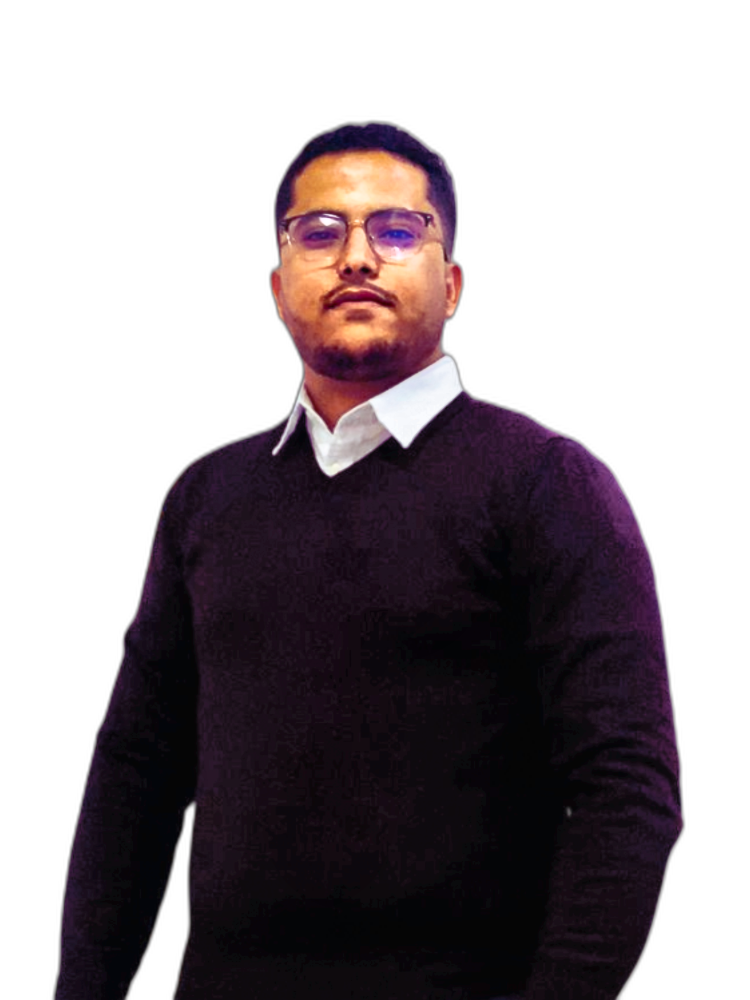
#> input picture assets/photo-ready.png, 3750 x 5000 px (shown at 1/5 size)
$ python render_portrait.py
#> lines starting #> are read from the running program, lines starting #| are printed output that depends on the picture
"""Render assets/photo-ready.png as a self-drawing monochrome ASCII portrait.

Each output row is wrapped in its own clip-path rect whose width animates
from 0 to full via SMIL, staggered row by row, so the portrait appears to
draw itself in top-to-bottom. Once fully drawn it holds (no looping).
"""
from pathlib import Path

from PIL import Image

REPO_ROOT = Path(__file__).resolve().parent.parent
SOURCE = REPO_ROOT / "assets" / "photo-ready.png"
OUTPUT = REPO_ROOT / "portrait.svg"

GLYPHS = " '.,:;~+*xXO#"  # left = light/empty, right = dense/dark

COLS = 90
FONT_SIZE = 8
CHAR_W = FONT_SIZE * 0.6
LINE_H = FONT_SIZE * 1.05
ROW_STAGGER = 0.04  # seconds
DRAW_DUR = 0.5  # seconds per row

BG_COLOR = "#0a0e0f"
FG_COLOR = "#39ff14"


def brightness_to_glyph(value: int) -> str:
    idx = int((255 - value) / 255 * (len(GLYPHS) - 1))
    return GLYPHS[idx]


def build_grid(source: Path) -> list[str]:
    img = Image.open(source).convert("L")
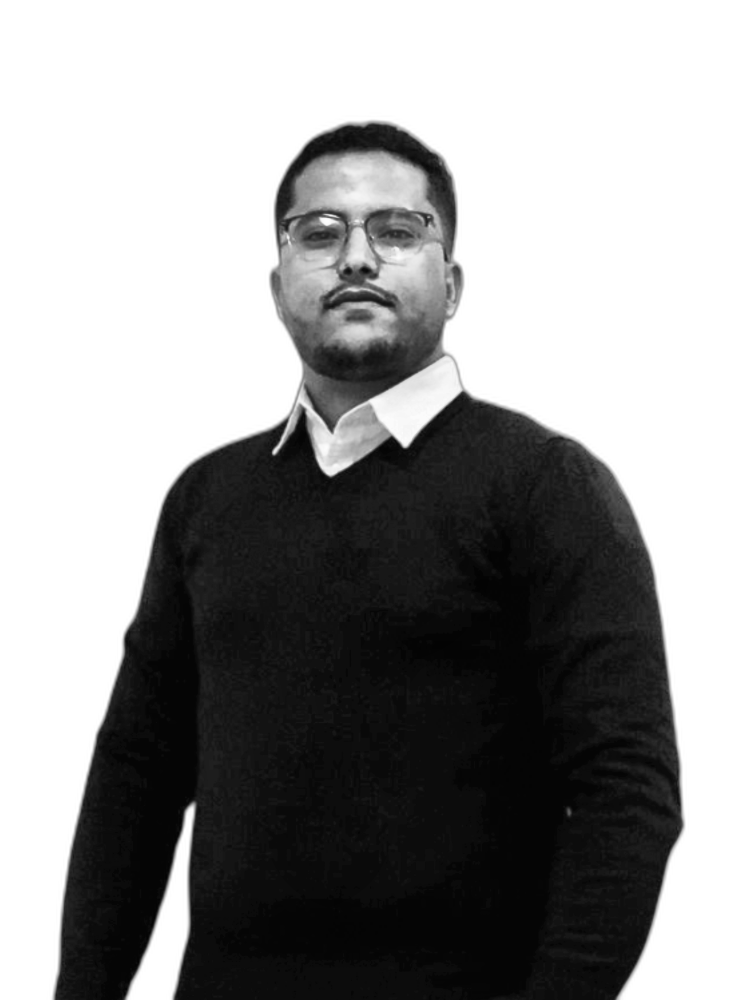
#> img: PIL image 3750x5000 L (shown at 1/5 size); min 3, max 255, mean 150.4
    rows = round(COLS * (img.height / img.width) * (CHAR_W / LINE_H))
#> rows = 69
    small = img.resize((COLS, rows), Image.LANCZOS)
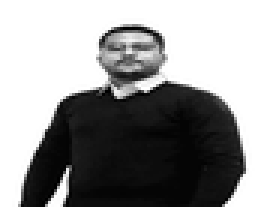
#> small: PIL image 90x69 L (shown 3 times larger); min 0, max 255, mean 150.2
    pixels = small.load()
    lines = []
    for y in range(rows):
        line = "".join(brightness_to_glyph(pixels[x, y]) for x in range(COLS))
        lines.append(line)
    return lines


def escape(text: str) -> str:
    return text.replace("&", "&amp;").replace("<", "&lt;").replace(">", "&gt;")


def render_svg(lines: list[str]) -> str:
    width = COLS * CHAR_W + 20
    height = len(lines) * LINE_H + 20

    rows_svg = []
    for i, line in enumerate(lines):
        y = 10 + (i + 1) * LINE_H
        row_width = COLS * CHAR_W
        begin = round(i * ROW_STAGGER, 3)
        rows_svg.append(f'''
  <clipPath id="row{i}">
    <rect x="0" y="{y - LINE_H}" width="0" height="{LINE_H + 2}">
      <animate attributeName="width" from="0" to="{row_width + 20}"
               begin="{begin}s" dur="{DRAW_DUR}s" fill="freeze" calcMode="spline"
               keySplines="0.25 0.1 0.25 1" />
    </rect>
  </clipPath>
  <g clip-path="url(#row{i})">
    <text x="10" y="{y}" font-family="'Cascadia Code','Consolas',monospace"
          font-size="{FONT_SIZE}" fill="{FG_COLOR}" xml:space="preserve">{escape(line)}</text>
  </g>''')
#> this loop made 69 passes

    return f'''<svg xmlns="http://www.w3.org/2000/svg" width="{width:.0f}" height="{height:.0f}"
     viewBox="0 0 {width:.0f} {height:.0f}">
  <rect width="100%" height="100%" fill="{BG_COLOR}" />
{"".join(rows_svg)}
</svg>
'''


if __name__ == "__main__":
    grid = build_grid(SOURCE)
    svg = render_svg(grid)
    OUTPUT.write_text(svg, encoding="utf-8")
    print(f"wrote {OUTPUT} ({COLS}x{len(grid)} chars)")
#| wrote portrait.svg (90x69 chars)
